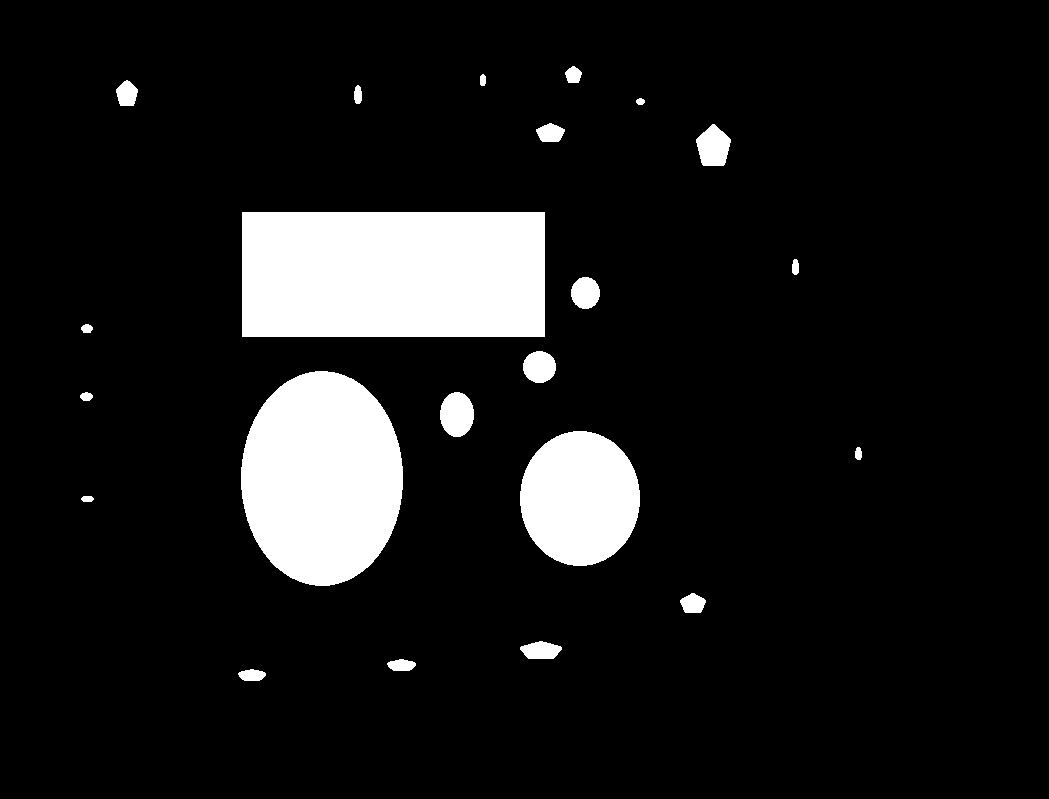
#> input picture segman.png, 1049 x 799 px
$ python segman.py
#> lines starting #> are read from the running program, lines starting #| are printed output that depends on the picture; after the words box and inside, x2 and y2 are one past the last pixel; in counts of white or black regions, pixels touching at a corner belong together
"""   Created on Sun May 28 16:48:54 2023

@author       :   Dr Hamed Aghapanah  , PhD bio-electrics

@affiliation  :  Isfahan University of Medical Sciences

"""
# First we get the necessary packages.
import cv2
import imutils
import numpy as np
cv2.destroyAllWindows()

image = cv2.imread("segman.png")
#> image is the input picture: shape (799, 1049, 3); 10.1% white; 22 white regions, largest, box (x1, y1, x2, y2) and area: (242, 212, 545, 337) 37875, (241, 371, 403, 586) 27323, (520, 431, 640, 566) 12713
image=np.max(image)-image
cv2.imshow("Shapes_image", image)
cv2.waitKey(500)
gray_scaled = cv2.cvtColor(image, cv2.COLOR_BGR2GRAY)
edged = cv2.Canny(gray_scaled, 30,150)
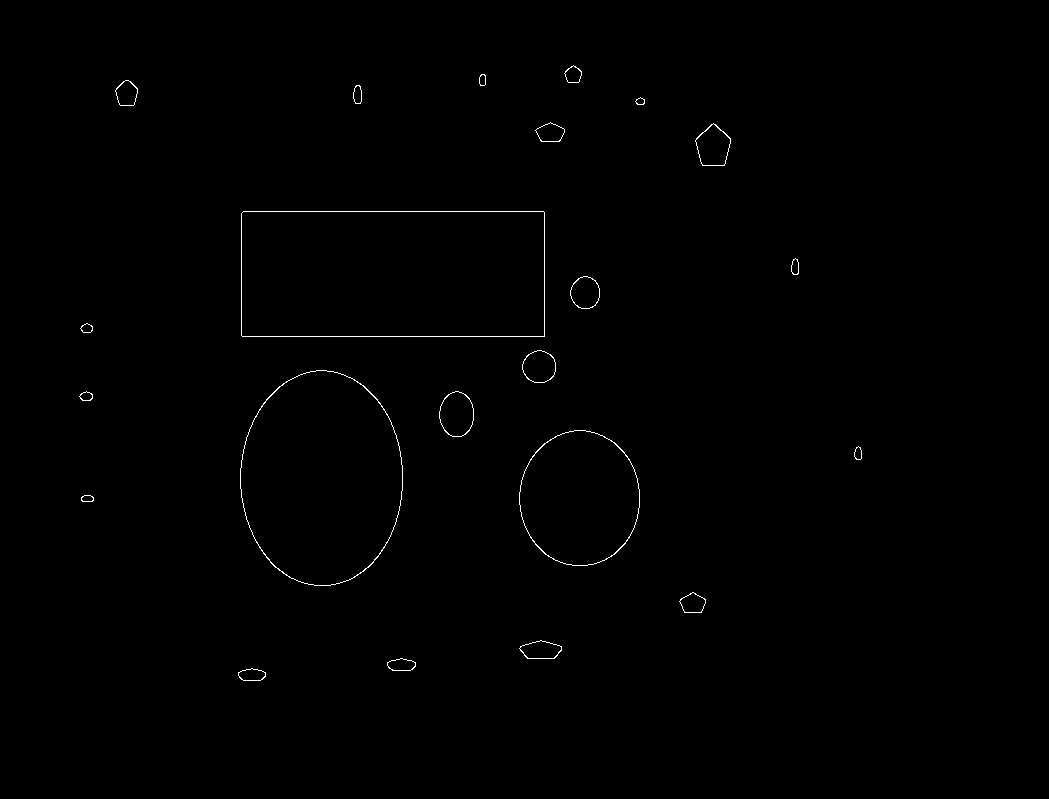
#> edged: shape (799, 1049); 0.38% white in thin lines or dots, all inside (x1, y1, x2, y2) = (79, 65, 862, 681)


thresh = cv2.threshold(gray_scaled, 225,225, cv2.THRESH_BINARY_INV)[1]
#> thresh: shape (799, 1049); values 0 (black) and 225 (white), 10.1% white; 22 white regions

contours = cv2.findContours(thresh.copy(), cv2.RETR_EXTERNAL, cv2.CHAIN_APPROX_SIMPLE)
#> contours = 22 contours; largest, box (x1, y1, x2, y2) and area: (242, 212, 545, 337) 37448, (241, 371, 403, 586) 27054, (520, 431, 640, 566) 12533, (440, 392, 474, 437) 1147, (696, 124, 731, 166) 1003
contours = imutils.grab_contours(contours)

area=[];
for contour in contours:# loop over each contour found
    output = 0*image.copy()
    # img, contours, -1, color=(255, 255, 255), thickness=cv2.FILLED
    cv2.drawContours(output, [contour], -1,(255,255,255),thickness=cv2.FILLED) # outline and display them, one by one.
    area.append(np.sum(output))
#> this loop made 22 passes
#> contour on pass 15: [[242, 212], [242, 336], [544, 336], [544, 212]]
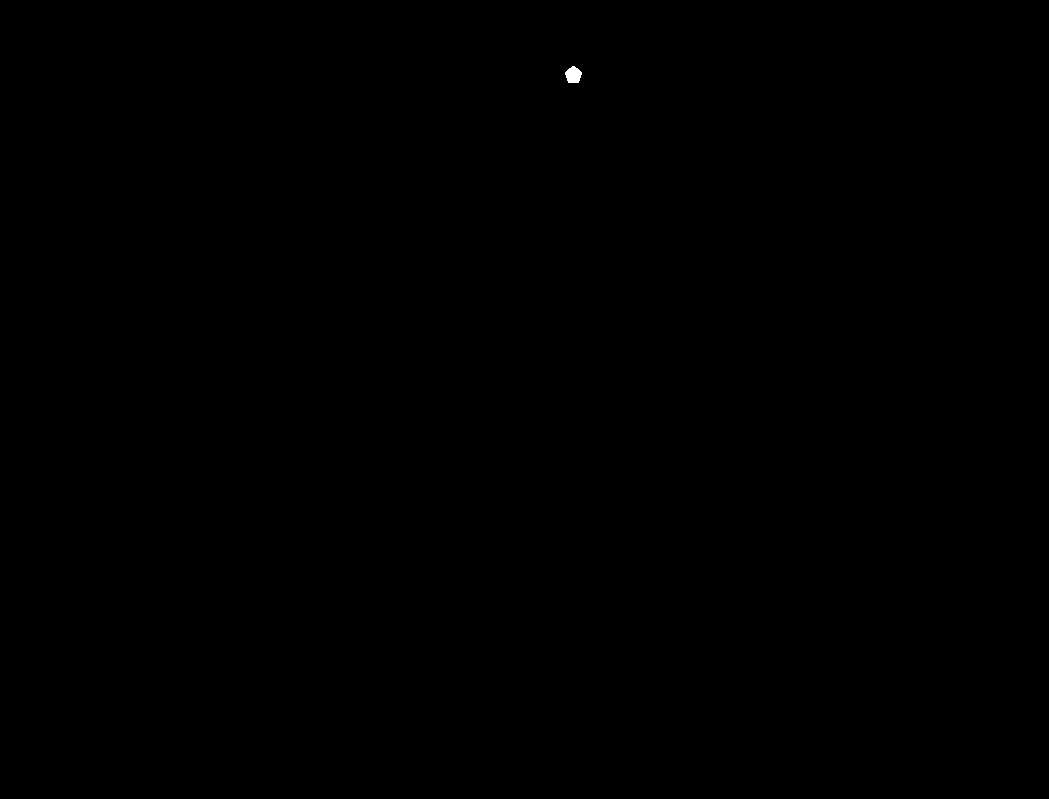
#> output: shape (799, 1049, 3); 0.03% white; 1 white region, box (x1, y1, x2, y2) and area: (565, 66, 582, 83) 213
#> after the loop, area = [196605, 203490, 428400, 291465, 50490, 58140, 9725445, 920295, 68085, 20902095, 636480, 64260, 557685, 72675, 28974375, 808605, 306765, 37485, 95625, 322830, 48195, 162945]
    # cv2.imshow('Contours area ='+str(np.log (np.sum(output))), output)
    # cv2.waitKey(300)

index = np.where (area==np.max(area))
#> index = ([14],)
output = 0*image.copy()
cv2.drawContours(output, [contours[index[0][0]]], -1,(255,255,255),thickness=cv2.FILLED) # outline and display them, one by one.
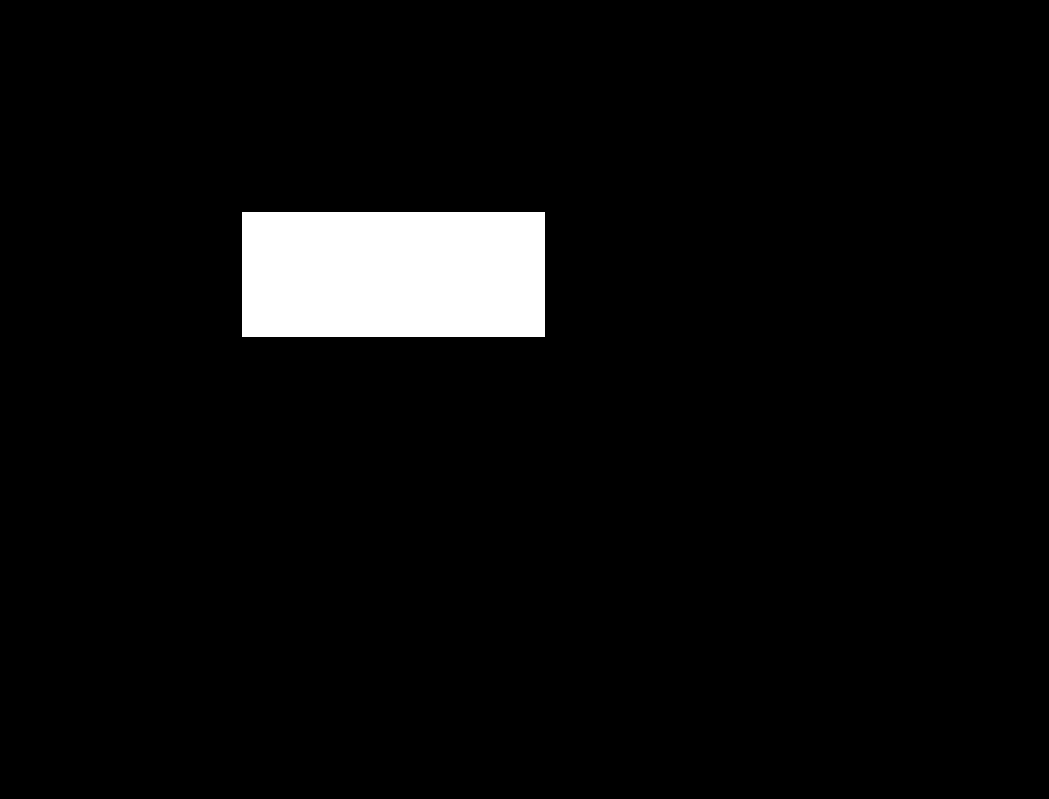
#> output: shape (799, 1049, 3); 4.5% white; 1 white region, box (x1, y1, x2, y2) and area: (242, 212, 545, 337) 37875
# area.append(np.sum(output))
cv2.imshow('Contours area max  ='+str(np.sum(output)), output)
cv2.waitKey(300)
